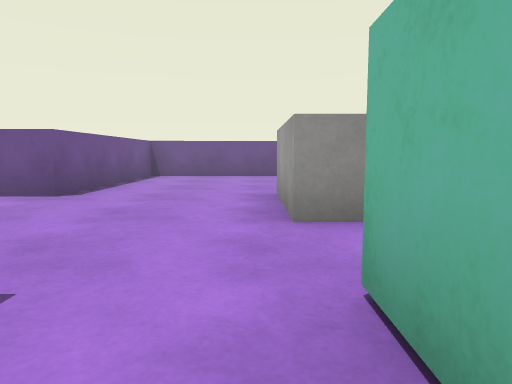
[1] (above)

13 first-person views from a walk through a scene from a Unity 3-D project. The camera is 0.64 m above the floor, tilts 6° down and sees 70° across. The floor is counted in squares, 1 m on a side. Each view is taken from the middle of a square. On the plan, view 1 faces up. The plan holds only what a view shows up to about 10 squares ahead; the rest is blank. The player character is not drawn. Surface patterns are stand-ins for the level's own textures.

[2]
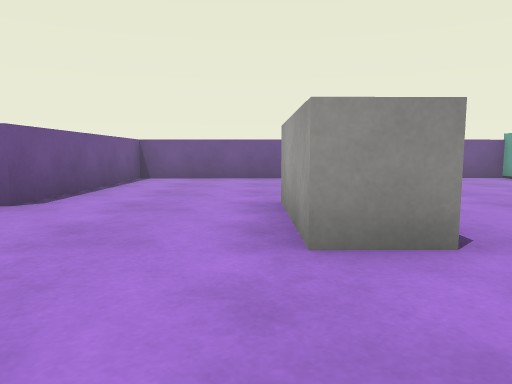

[3]
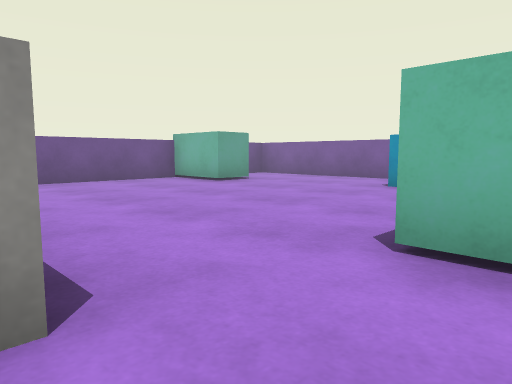

[4]
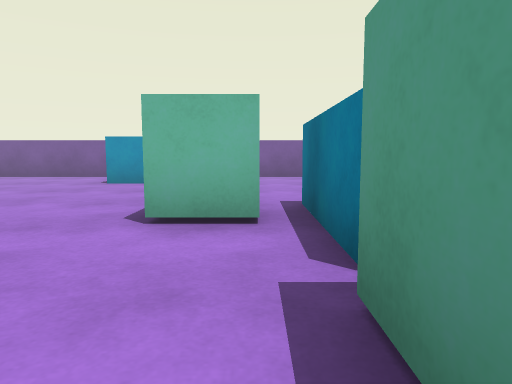

[5]
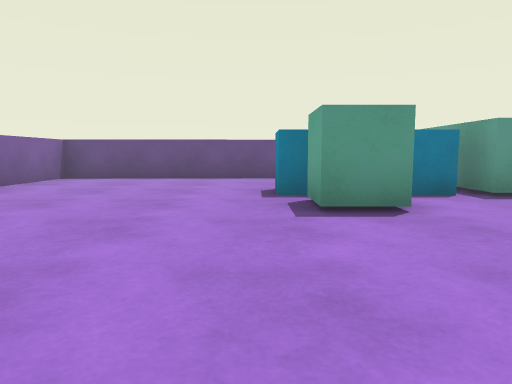

[6]
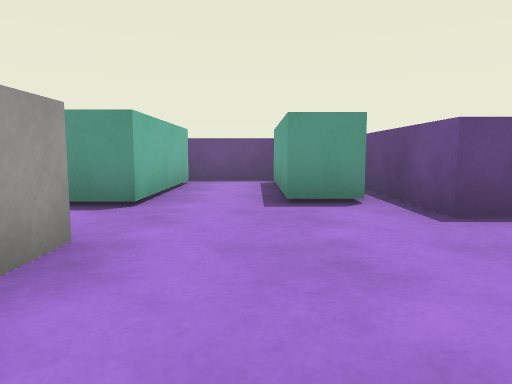

[7]
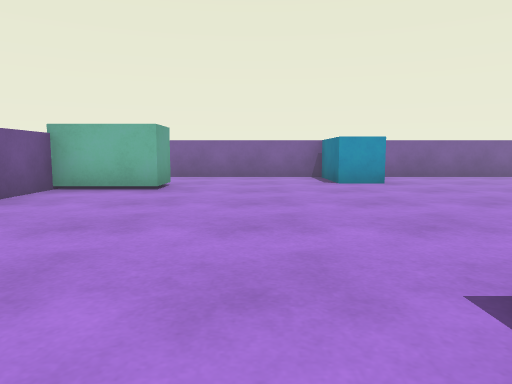

[8]
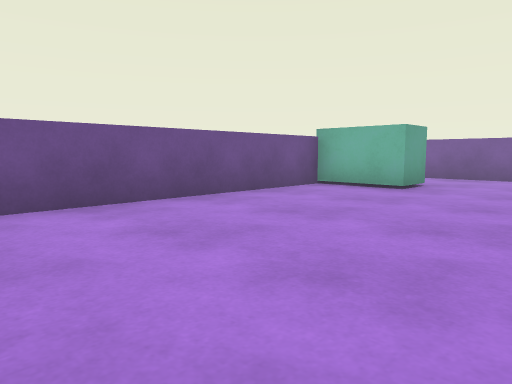

[9]
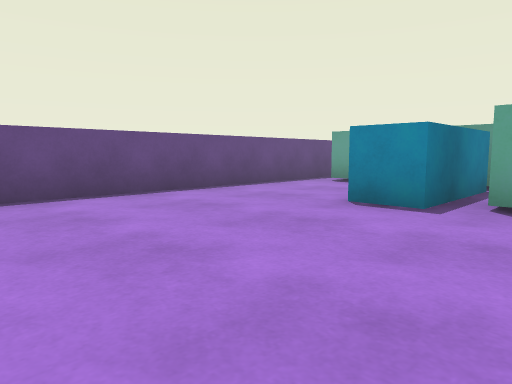

[10]
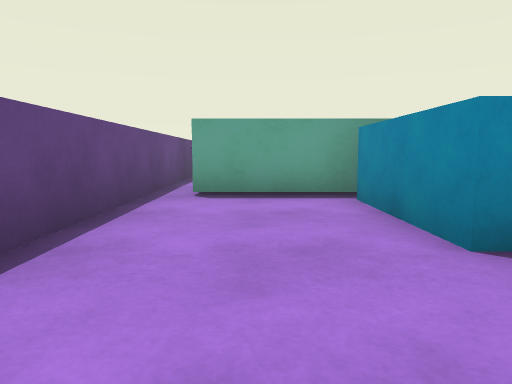

[11]
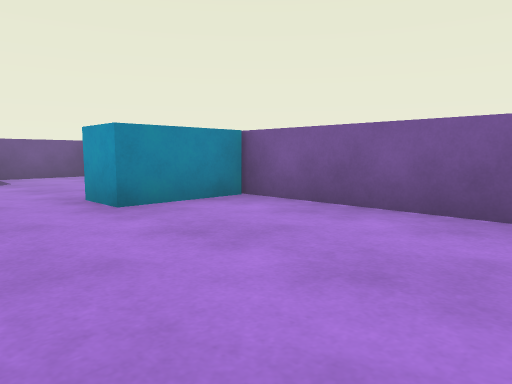

[12]
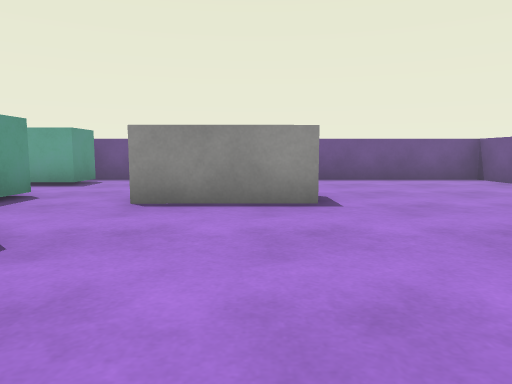

[13]
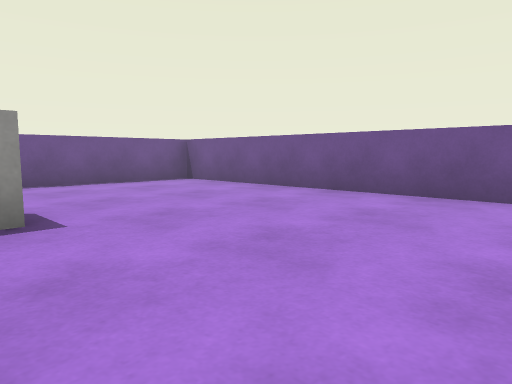

### Floor plan
Points are (right, up) in squares from view 1. A wall is a line through its corners. A room is listed if a view was taken in it or the views show most of it. See-through windows are left out.
Room 1 (views 1, 2, 3, 4, 5, 6, 7, 8, 9, 10, 11, 12, 13)
walls: (1.9, 1.4) (4.7, 1.4) (4.7, 0.4) (1.9, 0.4); (0.5, -2) (0.5, 1.6) (1.5, 1.6) (1.5, -2); (-2.5, 1.4) (-1.4, 1.4) (-1.4, -2.1); (-3.6, 2.4) (-3, 2.4) (-3, -0.8); (9.6, 10.7) (-3, 10.5) (-3, 5.4) (-3.9, 5.4); (-3, -2.8) (10, -2.5) (10, 9.8)
ways out: gap at (1, -2)
objects: white block (1, 4) to (1, 6); cube (4, 2) to (4, 3); block (7, 9) to (7, 10); block (8, 4) to (9, 5)

Where each view was taken, in squares from view 1:
view 1: 0 up, 0 right, facing up
view 2: 1 up, 0 right, facing up
view 3: 2 up, 1 right, facing up-right
view 4: 2 up, 0 right, facing right
view 5: 7 up, 5 right, facing down
view 6: 6 up, 1 left, facing down
view 7: 7 up, 0 right, facing right
view 8: 6 up, 0 right, facing up-right
view 9: 3 up, 9 right, facing down-left
view 10: 1 down, 7 right, facing left
view 11: 0 up, 6 right, facing up-right
view 12: 5 up, 6 right, facing left
view 13: 5 up, 5 right, facing up-left
